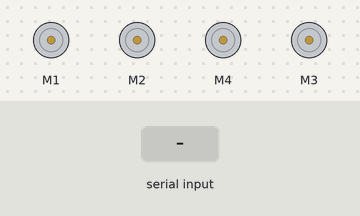
Simulated run of this sketch. Board: Arduino Uno, built with avr-gcc and run on an emulated ATmega328P. Parts: 4 × DC motor (green arrow = forward, orange = backward, longer = faster). The inputs (shaded band) are chosen by the test bench.

Above: at 1.2 s.
1.3 s: "F" received over Serial
At 1.6 s:
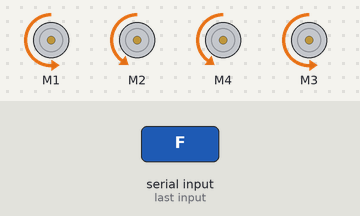
2.8 s: byte 85 ('U') received over Serial
At 4.0 s:
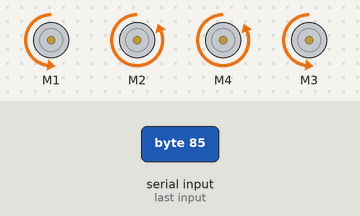
4.3 s: byte 73 ('I') received over Serial
At 5.1 s:
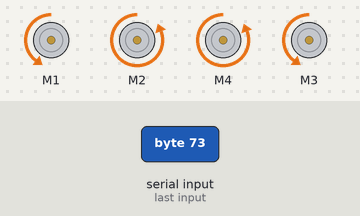
5.8 s: "B" received over Serial
At 6.3 s:
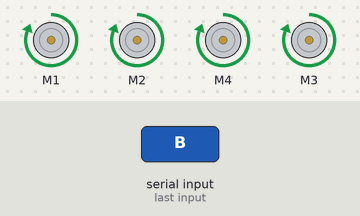
7.3 s: "L" received over Serial
At 8.5 s:
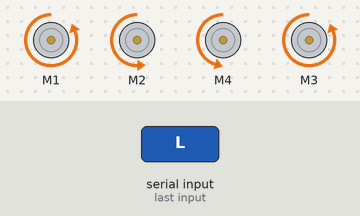
8.8 s: "K" received over Serial
At 9.7 s:
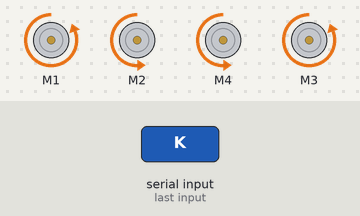
Timing chart, 0 to 11.3 s (numbered marks = the images above; inputs shaded):
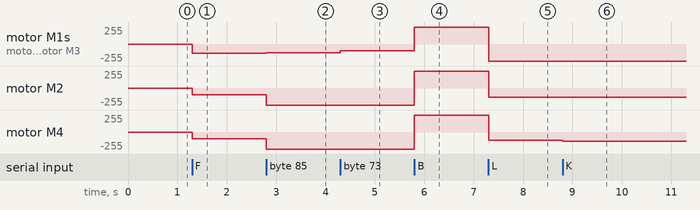

Measured:
- after the input at 1.3 s, motor M1, motor M3: stopped → backward 140/255 at once; motor M2, motor M4: stopped → backward 100/255 at once
- after the input at 2.8 s, motor M1, motor M3: backward 140/255 → backward 130/255 at once; motor M2, motor M4: backward 100/255 → backward 255/255 at once
- after the input at 4.3 s, motor M1, motor M3: backward 130/255 → backward 100/255 at once
- after the input at 5.8 s, motor M1, motor M3: backward 100/255 → forward 255/255 at once; motor M2, motor M4: backward 255/255 → forward 255/255 at once
- after the input at 7.3 s, motor M1, motor M3: forward 255/255 → backward 255/255 at once; motor M2: forward 255/255 → backward 140/255 at once; motor M4: forward 255/255 → backward 120/255 at once
- after the input at 8.8 s, motor M4: backward 120/255 → backward 140/255 at once

The sketch:

car2.ino
```cpp
#include <AFMotor.h>

AF_DCMotor motor1(1); //right
AF_DCMotor motor2(2); //left
AF_DCMotor motor3(4); //left
AF_DCMotor motor4(3); //right

char bt='S';
int s=255;
void setup()
{
  Serial.begin(9600);
  motor1.setSpeed(255);
  motor2.setSpeed(255);
  motor3.setSpeed(255);
  motor4.setSpeed(255);
  Stop();
}


void loop() {

bt=Serial.read();


if(bt=='F')
{
 forward();
}

if(bt=='B')
{
 backward();
}

//left1
if(bt=='L')
{
 left1();
}

if(bt=='K')
{
 left2();
}

if(bt=='J')
{
 left3();
}

if(bt=='H')
{
 left4();
}

if(bt=='G')
{
 left5();
}

if(bt=='R')
{
 right1();
}

if(bt=='T')
{
 right2();
}

if(bt=='Y')
{
 right3();
}

if(bt=='U')
{
 right4();
}

if(bt=='I')
{
 right5();
}

if(bt=='S')
{
 Stop();
}


}
void forward() //F
{
  motor1.setSpeed(140);
  motor2.setSpeed(100);
  motor3.setSpeed(100);
  motor4.setSpeed(140);
  motor1.run(BACKWARD);
  motor2.run(BACKWARD);
  motor3.run(BACKWARD);
  motor4.run(BACKWARD);
}

void backward() //B
{
  motor1.setSpeed(255);
  motor2.setSpeed(255);
  motor3.setSpeed(255);
  motor4.setSpeed(255);
  motor1.run(FORWARD);
  motor2.run(FORWARD);
  motor3.run(FORWARD);
  motor4.run(FORWARD);
}
void left1() //L
{
  motor1.setSpeed(255);
  motor2.setSpeed(140);
  motor3.setSpeed(120);
  motor4.setSpeed(255);
  motor1.run(BACKWARD);
  motor2.run(BACKWARD);
  motor3.run(BACKWARD);
  motor4.run(BACKWARD);
}

void left2() //K
{
  motor1.setSpeed(255);
  motor2.setSpeed(140);
  motor3.setSpeed(140);
  motor4.setSpeed(255);
  motor1.run(BACKWARD);
  motor2.run(BACKWARD);
  motor3.run(BACKWARD);
  motor4.run(BACKWARD);
}

void left3() //J//
{
  motor1.setSpeed(180);
  motor2.setSpeed(180);
  motor3.setSpeed(180);
  motor4.setSpeed(180);
  motor1.run(BACKWARD);
  motor2.run(FORWARD);
  motor3.run(FORWARD);
  motor4.run(BACKWARD);
}


void left4() //H//
{
  motor1.setSpeed(255);
  motor2.setSpeed(130);
  motor3.setSpeed(130);
  motor4.setSpeed(255);
  motor1.run(BACKWARD);
  motor2.run(BACKWARD);
  motor3.run(BACKWARD);
  motor4.run(BACKWARD);
}

void left5() //G//
{
  motor1.setSpeed(255);
  motor2.setSpeed(100);
  motor3.setSpeed(100);
  motor4.setSpeed(255);
  motor1.run(BACKWARD);
  motor2.run(BACKWARD);
  motor3.run(BACKWARD);
  motor4.run(BACKWARD);
}

void right1() //R
{
  motor1.setSpeed(180);
  motor2.setSpeed(255);
  motor3.setSpeed(255);
  motor4.setSpeed(180);
  motor1.run(BACKWARD);
  motor2.run(BACKWARD);
  motor3.run(BACKWARD);
  motor4.run(BACKWARD);
}
void right2() //T
{
  motor1.setSpeed(140);
  motor2.setSpeed(255);
  motor3.setSpeed(255);
  motor4.setSpeed(140);
  motor1.run(BACKWARD);
  motor2.run(BACKWARD);
  motor3.run(BACKWARD);
  motor4.run(BACKWARD);
}
void right3() //Y
{
  motor1.setSpeed(180);
  motor2.setSpeed(180);
  motor3.setSpeed(180);
  motor4.setSpeed(180);
  motor1.run(FORWARD);
  motor2.run(BACKWARD);
  motor3.run(BACKWARD);
  motor4.run(FORWARD);
}
void right4() //U
{
  motor1.setSpeed(130);
  motor2.setSpeed(255);
  motor3.setSpeed(255);
  motor4.setSpeed(130);
  motor1.run(BACKWARD);
  motor2.run(BACKWARD);
  motor3.run(BACKWARD);
  motor4.run(BACKWARD);
}

void right5() //I
{
  motor1.setSpeed(100);
  motor2.setSpeed(255);
  motor3.setSpeed(255);
  motor4.setSpeed(100);
  motor1.run(BACKWARD);
  motor2.run(BACKWARD);
  motor3.run(BACKWARD);
  motor4.run(BACKWARD);
}

void Stop()
{
  motor1.run(RELEASE);
  motor2.run(RELEASE);
  motor3.run(RELEASE);
  motor4.run(RELEASE);
}
```
